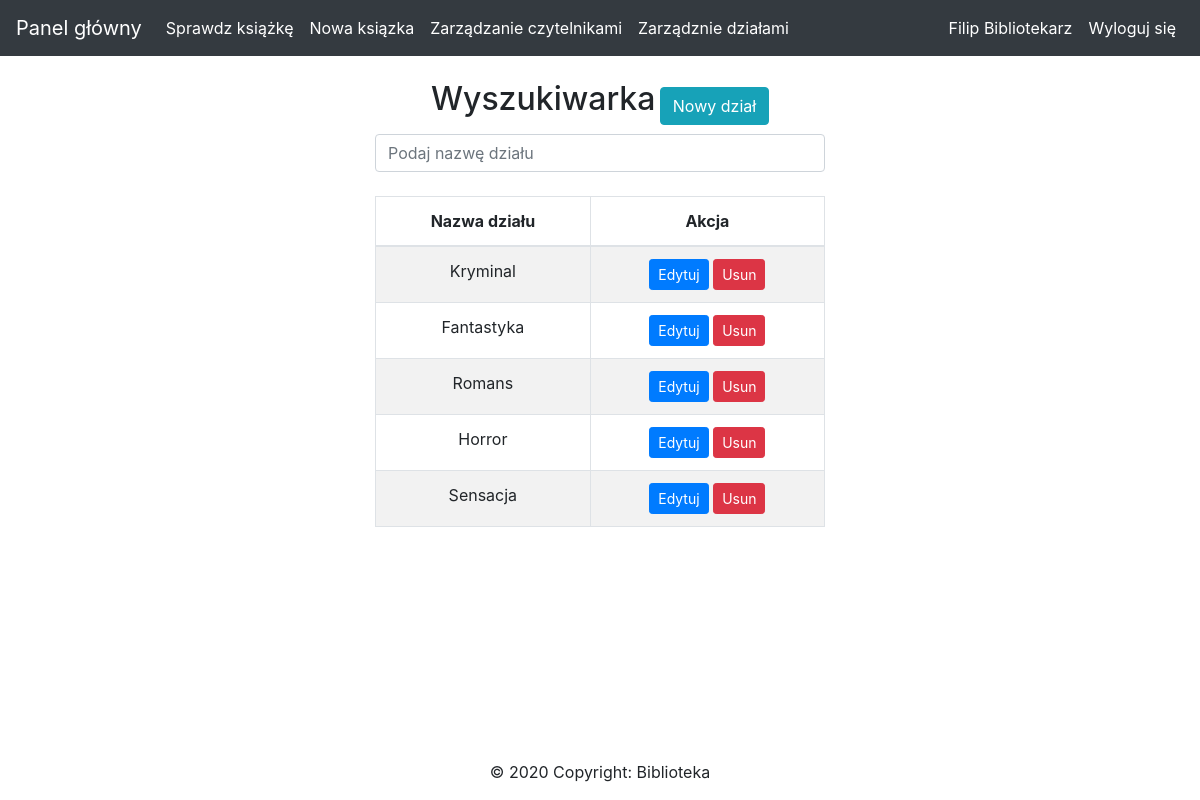
Screenshot of /zarz_dzialami.php (signed in) with the database file from the repository.
### tables this page shows
CREATE TABLE `dzial` (
  `id_dzial` int(11) NOT NULL AUTO_INCREMENT,
  `nazwa` varchar(255) NOT NULL,
  PRIMARY KEY (`id_dzial`)
);

### zarz_dzialami.php (the view, shortened to what this page needs)
<?php
require_once "connect.php";
try{
	$polaczenie = new mysqli($host,$db_user,$db_password,$db_name);
    $polaczenie->query("SET NAMES 'utf8'");
	   if($polaczenie->connect_errno!=0){
		   throw new Exception(mysqli_connect_errno());
	   }
	   else{
		   $rezultat = $polaczenie->query("SELECT * FROM dzial ");
   }
   }
catch(Exception $error){
	echo '<span>Błąd serwera, nie można połączyć się z bazą danych';
}
?>
<!DOCTYPE HTML>
<html lang="pl">
<head>
	<link rel="stylesheet" href="https://maxcdn.bootstrapcdn.com/bootstrap/4.5.0/css/bootstrap.min.css">
</head>
<body>
<?php
include 'nav.php';
?>
<div class="opakowanie_dzial">
    <div class="container" >
	<div  id="naglowek_center">
            <h2 class="naglowek" style="display: inline;">Wyszukiwarka</h2>
            <div id="dodaj_dzial" style="display: inline;" >
                <a class="btn btn-large btn-info" href="nowy_dzial.php" >Nowy dział</a>
            </div>
        </div>
        <input class="form-control mb-4" id="tableSearch" type="text"
            placeholder="Podaj nazwę działu" style="margin-top:2%;" >
		<table class="table table-bordered table-striped" style="margin-top:5%;">
            <thead>
            <tr>
                <th>Nazwa działu</th>
                <th>Akcja</th>
            </tr>
			</thead>
            <tbody id="myTable">
            <?php if (mysqli_num_rows($rezultat) > 0) {
                while($row = mysqli_fetch_assoc($rezultat)) {
            ?>
            <tr>
                    <td><?php echo $row["nazwa"]?> </td>
                    <td>
                    <form action="" method="post">
						<button type="submit" name="aktualizacja" class="btn btn-primary btn-sm"  value="<?php echo $row['id_dzial']; ?>">
                            Edytuj
                        </button>
                        <button type="submit" name="usun" class="btn btn-danger btn-sm"  value="<?php echo $row['id_dzial']; ?>">
                            Usun
                        </button>
                    </form>
                    </td>
            </tr>
			<?php }} ?>
            </tbody>
        </table>
	</div>
<?php
include 'footer.php'
?>
</div>
</body>
</html>

### rows the page displays
dzial: nazwa "Kryminal", $row['id_dzial'] 1 (drawn)
dzial: nazwa "Fantastyka", $row['id_dzial'] 2 (drawn)
dzial: nazwa "Romans", $row['id_dzial'] 3 (drawn)
dzial: nazwa "Horror", $row['id_dzial'] 4 (drawn)
dzial: nazwa "Sensacja", $row['id_dzial'] 5 (drawn)

### other values shown
$_SESSION['imie_bibliotekarza'] "Filip"
$_SESSION['nazwisko_bibliotekarza'] "Bibliotekarz"
